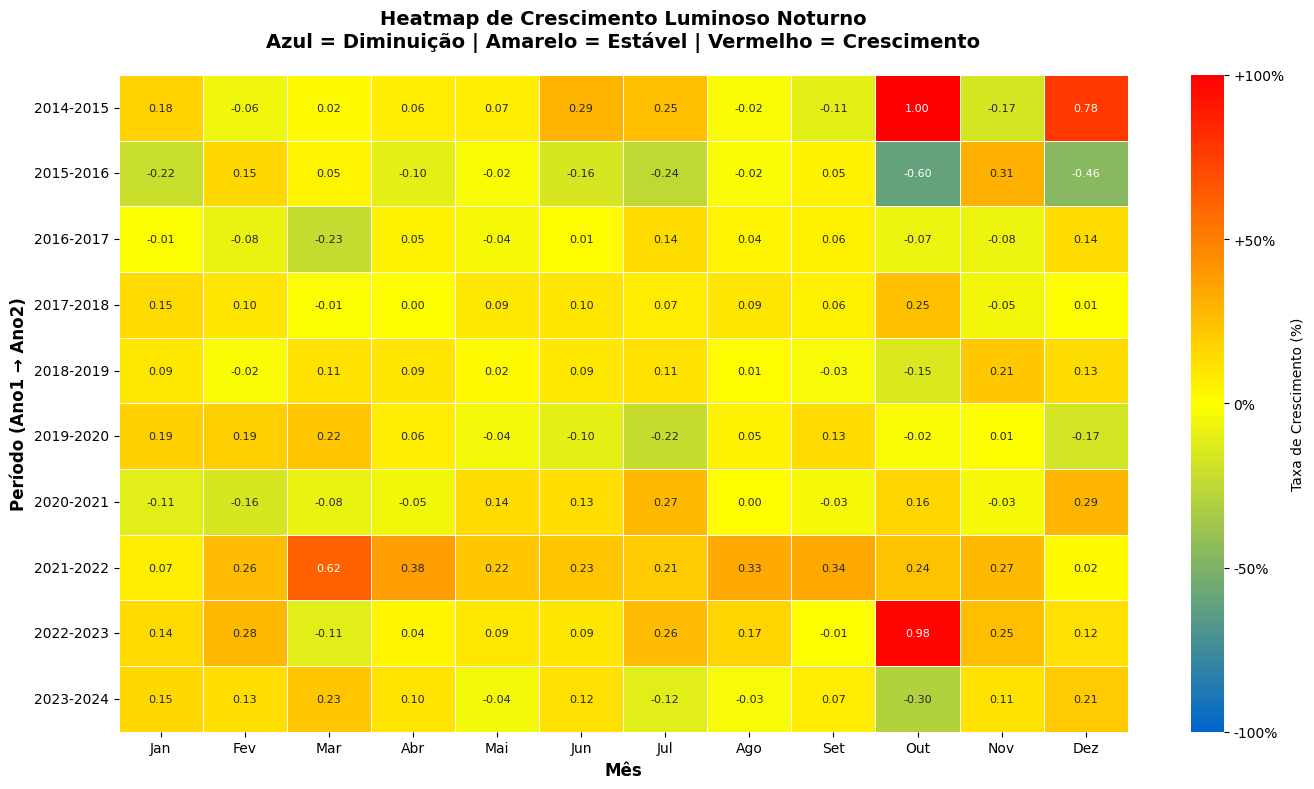

Write the Python code that produced this figure.
#!/usr/bin/env python3
# -*- coding: utf-8 -*-
"""
Gerador de Heatmap de Crescimento Luminoso
Visualiza crescimento de luz por período com cores:
- Vermelho: crescimento luminoso
- Azul: diminuição luminosa
- Amarelo: estável
"""

import numpy as np
import matplotlib.pyplot as plt
import matplotlib.patches as mpatches
from matplotlib.colors import LinearSegmentedColormap
import seaborn as sns
from pathlib import Path
import csv
from collections import defaultdict
from typing import Dict, Tuple, List
import logging

logging.basicConfig(level=logging.INFO)
logger = logging.getLogger(__name__)


class HeatmapCrescimento:
    """Gerador de heatmap de crescimento luminoso"""
    
    def __init__(self):
        """Inicializa o gerador"""
        self.dados_por_ano = defaultdict(lambda: defaultdict(list))
        self.anos_disponiveis = []
        
    def ler_csv(self, arquivo_csv: str) -> bool:
        """
        Lê arquivo CSV de resultados
        
        Args:
            arquivo_csv: Caminho do arquivo CSV
            
        Returns:
            bool: Sucesso na leitura
        """
        try:
            caminho = Path(arquivo_csv)
            if not caminho.exists():
                logger.error(f"Arquivo não encontrado: {arquivo_csv}")
                return False
            
            with open(arquivo_csv, 'r', encoding='utf-8') as f:
                reader = csv.DictReader(f)
                for row in reader:
                    ano = int(row['ano'])
                    mes = int(row['mes'])
                    intensidade = float(row['intensidade_media'])
                    
                    self.dados_por_ano[ano][mes] = intensidade
            
            self.anos_disponiveis = sorted(list(self.dados_por_ano.keys()))
            logger.info(f"✅ Lidos dados de {len(self.anos_disponiveis)} anos ({self.anos_disponiveis[0]}-{self.anos_disponiveis[-1]})")
            
            return len(self.anos_disponiveis) > 0
            
        except Exception as e:
            logger.error(f"Erro ao ler CSV: {e}")
            return False
    
    def calcular_crescimento(self) -> np.ndarray:
        """
        Calcula taxa de crescimento entre anos consecutivos
        
        Returns:
            np.ndarray: Matriz de crescimento (anos x meses)
                       -1 <= valor <= 1, onde:
                       > 0 = crescimento (vermelho)
                       < 0 = diminuição (azul)
                       ~0 = estável (amarelo)
        """
        if len(self.anos_disponiveis) < 2:
            logger.error("Precisa de pelo menos 2 anos de dados")
            return None
        
        # Inicializar matriz
        num_anos = len(self.anos_disponiveis) - 1  # Comparações entre anos
        matriz_crescimento = np.zeros((num_anos, 12))
        
        # Calcular crescimento para cada mês em comparação ao ano anterior
        for idx in range(len(self.anos_disponiveis) - 1):
            ano_anterior = self.anos_disponiveis[idx]
            ano_atual = self.anos_disponiveis[idx + 1]
            
            for mes in range(1, 13):
                # Obter intensidades
                int_anterior = self.dados_por_ano[ano_anterior].get(mes)
                int_atual = self.dados_por_ano[ano_atual].get(mes)
                
                if int_anterior is not None and int_atual is not None and int_anterior > 0:
                    # Calcular crescimento normalizado
                    crescimento = (int_atual - int_anterior) / int_anterior
                    
                    # Normalizar para intervalo [-1, 1]
                    crescimento_norm = np.clip(crescimento, -1, 1)
                    matriz_crescimento[idx, mes - 1] = crescimento_norm
                else:
                    # Dados faltando
                    matriz_crescimento[idx, mes - 1] = np.nan
        
        return matriz_crescimento
    
    def calcular_media_anual(self) -> np.ndarray:
        """
        Calcula intensidade média por mês em cada ano
        
        Returns:
            np.ndarray: Matriz de intensidades (anos x meses)
        """
        num_anos = len(self.anos_disponiveis)
        matriz_intensidade = np.zeros((num_anos, 12))
        
        for idx, ano in enumerate(self.anos_disponiveis):
            for mes in range(1, 13):
                intensidade = self.dados_por_ano[ano].get(mes, np.nan)
                matriz_intensidade[idx, mes - 1] = intensidade
        
        return matriz_intensidade
    
    def gerar_heatmap_crescimento(self, arquivo_saida: str = None) -> str:
        """
        Gera heatmap de crescimento luminoso
        
        Args:
            arquivo_saida: Caminho para salvar a imagem (opcional)
            
        Returns:
            str: Caminho do arquivo salvo
        """
        # Calcular crescimento
        matriz = self.calcular_crescimento()
        if matriz is None:
            return None
        
        # Criar colormap customizado: Azul (diminuição) -> Amarelo (estável) -> Vermelho (crescimento)
        cores = ['#0066CC', '#FFFF00', '#FF0000']  # Azul, Amarelo, Vermelho
        n_bins = 256
        cmap = LinearSegmentedColormap.from_list('crescimento', cores, N=n_bins)
        
        # Criar figura
        fig, ax = plt.subplots(figsize=(14, 8), dpi=100)
        
        # Plot heatmap
        anos_labels = [f"{self.anos_disponiveis[i]}-{self.anos_disponiveis[i+1]}" 
                       for i in range(len(self.anos_disponiveis)-1)]
        meses_labels = ['Jan', 'Fev', 'Mar', 'Abr', 'Mai', 'Jun', 
                        'Jul', 'Ago', 'Set', 'Out', 'Nov', 'Dez']
        
        sns.heatmap(matriz, 
                   cmap=cmap,
                   cbar_kws={'label': 'Taxa de Crescimento (%)'},
                   xticklabels=meses_labels,
                   yticklabels=anos_labels,
                   ax=ax,
                   vmin=-1,
                   vmax=1,
                   center=0,
                   linewidths=0.5,
                   linecolor='white',
                   annot=True,
                   fmt='.2f',
                   annot_kws={'size': 8})
        
        # Formatar colorbar
        cbar = ax.collections[0].colorbar
        cbar.set_ticks([-1, -0.5, 0, 0.5, 1])
        cbar.set_ticklabels(['-100%', '-50%', '0%', '+50%', '+100%'])
        
        # Títulos e labels
        ax.set_title('Heatmap de Crescimento Luminoso Noturno\nAzul = Diminuição | Amarelo = Estável | Vermelho = Crescimento',
                    fontsize=14, fontweight='bold', pad=20)
        ax.set_xlabel('Mês', fontsize=12, fontweight='bold')
        ax.set_ylabel('Período (Ano1 → Ano2)', fontsize=12, fontweight='bold')
        
        plt.tight_layout()
        
        # Salvar
        if arquivo_saida is None:
            arquivo_saida = 'heatmap_crescimento.png'
        
        plt.savefig(arquivo_saida, dpi=100, bbox_inches='tight')
        logger.info(f"✅ Heatmap salvo: {arquivo_saida}")
        
        plt.close()
        return arquivo_saida
    
    def gerar_heatmap_intensidade(self, arquivo_saida: str = None) -> str:
        """
        Gera heatmap de intensidade luminosa por mês e ano
        
        Args:
            arquivo_saida: Caminho para salvar a imagem (opcional)
            
        Returns:
            str: Caminho do arquivo salvo
        """
        # Calcular média anual
        matriz = self.calcular_media_anual()
        
        # Criar figura
        fig, ax = plt.subplots(figsize=(14, 8), dpi=100)
        
        # Plot heatmap com colormap viridis (padrão)
        anos_labels = [str(ano) for ano in self.anos_disponiveis]
        meses_labels = ['Jan', 'Fev', 'Mar', 'Abr', 'Mai', 'Jun', 
                        'Jul', 'Ago', 'Set', 'Out', 'Nov', 'Dez']
        
        sns.heatmap(matriz, 
                   cmap='YlOrRd',  # Yellow-Orange-Red para intensidade
                   cbar_kws={'label': 'Intensidade de Luz'},
                   xticklabels=meses_labels,
                   yticklabels=anos_labels,
                   ax=ax,
                   linewidths=0.5,
                   linecolor='white',
                   annot=True,
                   fmt='.1f',
                   annot_kws={'size': 8})
        
        # Títulos
        ax.set_title('Intensidade de Luz Noturna por Mês e Ano\nCores mais claras = Menor luz | Cores mais escuras = Maior luz',
                    fontsize=14, fontweight='bold', pad=20)
        ax.set_xlabel('Mês', fontsize=12, fontweight='bold')
        ax.set_ylabel('Ano', fontsize=12, fontweight='bold')
        
        plt.tight_layout()
        
        # Salvar
        if arquivo_saida is None:
            arquivo_saida = 'heatmap_intensidade.png'
        
        plt.savefig(arquivo_saida, dpi=100, bbox_inches='tight')
        logger.info(f"✅ Heatmap de intensidade salvo: {arquivo_saida}")
        
        plt.close()
        return arquivo_saida
    
    def gerar_heatmap_comparativo(self, arquivo_saida: str = None) -> str:
        """
        Gera heatmap comparativo com ambas as visualizações
        
        Args:
            arquivo_saida: Caminho para salvar a imagem (opcional)
            
        Returns:
            str: Caminho do arquivo salvo
        """
        # Calcular dados
        matriz_crescimento = self.calcular_crescimento()
        matriz_intensidade = self.calcular_media_anual()
        
        # Criar figura com subplots
        fig, (ax1, ax2) = plt.subplots(1, 2, figsize=(18, 8), dpi=100)
        
        # --- Subplot 1: Crescimento ---
        anos_labels_crescimento = [f"{self.anos_disponiveis[i]}-{self.anos_disponiveis[i+1]}" 
                                   for i in range(len(self.anos_disponiveis)-1)]
        meses_labels = ['Jan', 'Fev', 'Mar', 'Abr', 'Mai', 'Jun', 
                        'Jul', 'Ago', 'Set', 'Out', 'Nov', 'Dez']
        
        cores = ['#0066CC', '#FFFF00', '#FF0000']
        n_bins = 256
        cmap_crescimento = LinearSegmentedColormap.from_list('crescimento', cores, N=n_bins)
        
        sns.heatmap(matriz_crescimento, 
                   cmap=cmap_crescimento,
                   cbar_kws={'label': 'Crescimento (%)'},
                   xticklabels=meses_labels,
                   yticklabels=anos_labels_crescimento,
                   ax=ax1,
                   vmin=-1,
                   vmax=1,
                   center=0,
                   linewidths=0.5,
                   linecolor='white',
                   annot=True,
                   fmt='.2f',
                   annot_kws={'size': 7})
        
        ax1.set_title('Taxa de Crescimento Anual\nAzul = Diminuição | Amarelo = Estável | Vermelho = Crescimento',
                     fontsize=12, fontweight='bold')
        ax1.set_xlabel('Mês', fontsize=11, fontweight='bold')
        ax1.set_ylabel('Período (Ano1 → Ano2)', fontsize=11, fontweight='bold')
        
        # --- Subplot 2: Intensidade ---
        anos_labels_intensidade = [str(ano) for ano in self.anos_disponiveis]
        
        sns.heatmap(matriz_intensidade, 
                   cmap='YlOrRd',
                   cbar_kws={'label': 'Intensidade'},
                   xticklabels=meses_labels,
                   yticklabels=anos_labels_intensidade,
                   ax=ax2,
                   linewidths=0.5,
                   linecolor='white',
                   annot=True,
                   fmt='.1f',
                   annot_kws={'size': 7})
        
        ax2.set_title('Intensidade de Luz por Mês\nCores mais escuras = Maior intensidade',
                     fontsize=12, fontweight='bold')
        ax2.set_xlabel('Mês', fontsize=11, fontweight='bold')
        ax2.set_ylabel('Ano', fontsize=11, fontweight='bold')
        
        fig.suptitle('Análise de Crescimento Luminoso Noturno (2014-2024)', 
                    fontsize=14, fontweight='bold', y=1.00)
        
        plt.tight_layout()
        
        # Salvar
        if arquivo_saida is None:
            arquivo_saida = 'heatmap_comparativo.png'
        
        plt.savefig(arquivo_saida, dpi=100, bbox_inches='tight')
        logger.info(f"✅ Heatmap comparativo salvo: {arquivo_saida}")
        
        plt.close()
        return arquivo_saida
    
    def gerar_relatorio(self) -> str:
        """
        Gera relatório textual do crescimento
        
        Returns:
            str: Relatório formatado
        """
        if not self.anos_disponiveis or len(self.anos_disponiveis) < 2:
            return "Dados insuficientes para gerar relatório"
        
        matriz_crescimento = self.calcular_crescimento()
        
        # Calcular estatísticas
        crescimento_medio = np.nanmean(matriz_crescimento)
        crescimento_max = np.nanmax(matriz_crescimento)
        crescimento_min = np.nanmin(matriz_crescimento)
        
        # Contar períodos
        crescimento_positivo = np.nansum(matriz_crescimento > 0.05)
        decrescimo = np.nansum(matriz_crescimento < -0.05)
        estavel = np.nansum((matriz_crescimento >= -0.05) & (matriz_crescimento <= 0.05))
        
        relatorio = f"""
╔════════════════════════════════════════════════════════════════╗
║           RELATÓRIO DE CRESCIMENTO LUMINOSO                   ║
╚════════════════════════════════════════════════════════════════╝

📊 PERÍODO DE ANÁLISE:
  • Início: {self.anos_disponiveis[0]}
  • Fim: {self.anos_disponiveis[-1]}
  • Total: {len(self.anos_disponiveis)} anos

📈 ESTATÍSTICAS DE CRESCIMENTO:
  • Crescimento médio: {crescimento_medio*100:+.2f}%
  • Máximo crescimento: {crescimento_max*100:+.2f}%
  • Máximo decréscimo: {crescimento_min*100:+.2f}%

📍 CLASSIFICAÇÃO DOS PERÍODOS:
  • Períodos com crescimento (>5%): {int(crescimento_positivo)}
  • Períodos com decréscimo (<-5%): {int(decrescimo)}
  • Períodos estáveis (±5%): {int(estavel)}

💡 INTERPRETAÇÃO:
"""
        if crescimento_positivo > decrescimo:
            relatorio += "  ✓ Tendência predominante: CRESCIMENTO de luz\n"
        elif decrescimo > crescimento_positivo:
            relatorio += "  ✗ Tendência predominante: DECRÉSCIMO de luz\n"
        else:
            relatorio += "  ➜ Tendência predominante: ESTÁVEL\n"
        
        relatorio += f"""
🎨 CORES DO HEATMAP:
  🔵 Azul escuro = Decréscimo significativo (< -50%)
  🔵 Azul claro = Decréscimo moderado (-5% a -50%)
  🟡 Amarelo = Estável (±5%)
  🔴 Vermelho claro = Crescimento moderado (+5% a +50%)
  🔴 Vermelho escuro = Crescimento significativo (> +50%)

📌 OBSERVAÇÕES:
  • Cada célula representa o crescimento de um período anual específico
  • Valores positivos (vermelho) indicam urbanização
  • Valores negativos (azul) podem indicar economia ou despovoamento
  • Valores nulos (em branco) indicam dados faltando naquele mês
"""
        
        return relatorio


def teste_heatmap():
    """Testa o gerador de heatmap"""
    print("🧪 Testando Gerador de Heatmap de Crescimento...")
    
    gerador = HeatmapCrescimento()
    
    # Tentar encontrar arquivo CSV
    csv_file = Path('resultados_padrao.csv')
    if not csv_file.exists():
        # Procurar arquivos resultados_*
        csv_files = list(Path('.').glob('resultados_*.csv'))
        if csv_files:
            csv_file = csv_files[0]
            print(f"✅ Arquivo encontrado: {csv_file}")
        else:
            print("❌ Nenhum arquivo CSV encontrado")
            return False
    
    # Ler dados
    if not gerador.ler_csv(str(csv_file)):
        print("❌ Erro ao ler CSV")
        return False
    
    # Gerar heatmaps
    print("\n📊 Gerando heatmaps...")
    gerador.gerar_heatmap_crescimento('heatmap_crescimento.png')
    gerador.gerar_heatmap_intensidade('heatmap_intensidade.png')
    gerador.gerar_heatmap_comparativo('heatmap_comparativo.png')
    
    # Exibir relatório
    print("\n" + gerador.gerar_relatorio())
    
    print("\n✅ Teste concluído!")
    return True


if __name__ == '__main__':
    teste_heatmap()
